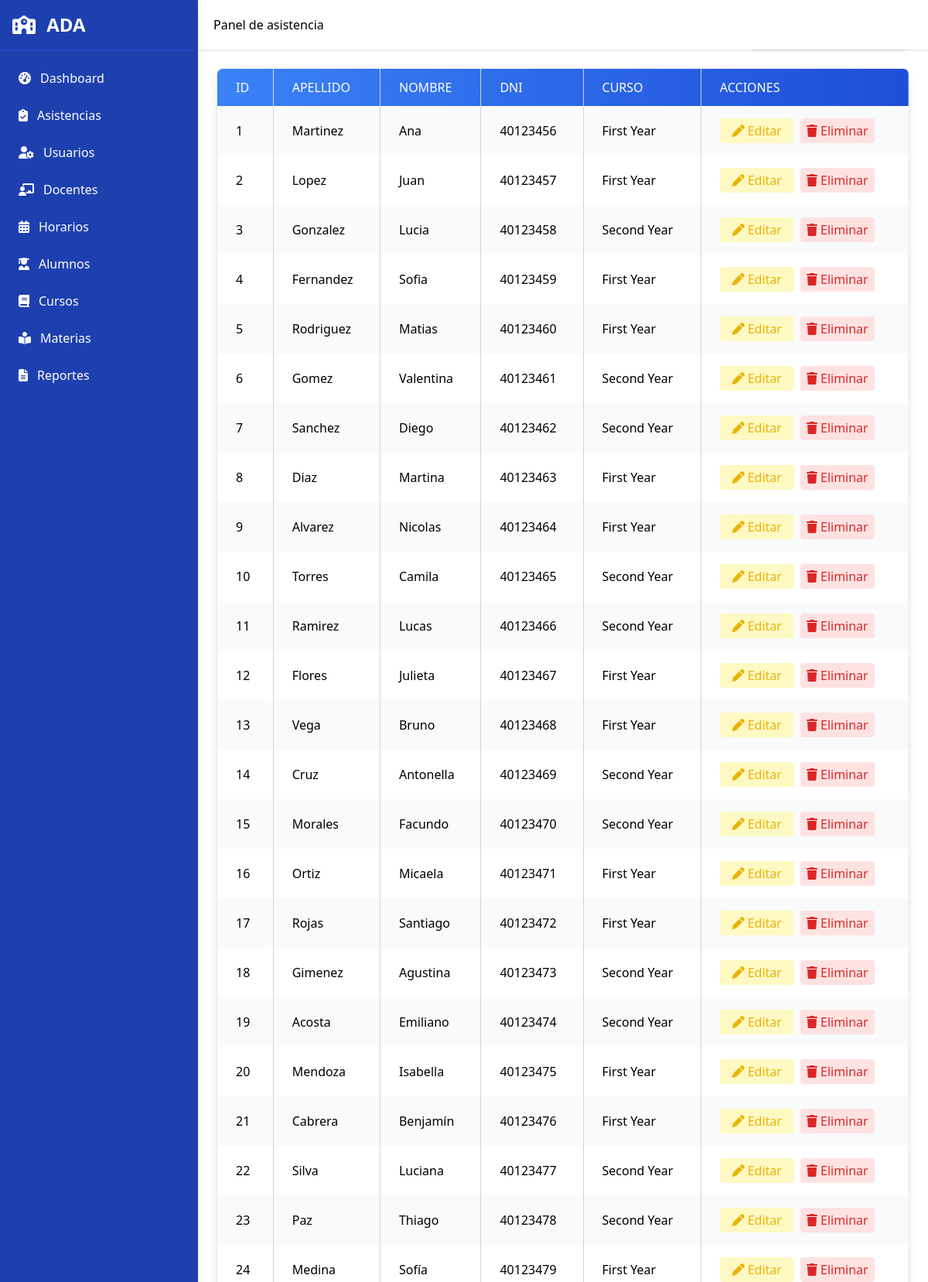
Page /students.php (upper part) on the committed database.
### tables this page shows
CREATE TABLE `students` (
  `student_id` int(11) NOT NULL,
  `last_name` varchar(50) NOT NULL,
  `first_name` varchar(100) NOT NULL,
  `course_id` int(11) NOT NULL,
  `DNI` int(50) DEFAULT NULL
);

CREATE TABLE `courses` (
  `course_id` int(11) NOT NULL,
  `name` varchar(100) NOT NULL,
  `description` text DEFAULT NULL,
  `year` int(11) NOT NULL,
  `shift` enum('morning','afternoon','night') NOT NULL
);

### students.php (the view, shortened to what this page needs)
<?php
include 'includes/header.php';
include 'includes/sidebar.php';
include 'includes/navbar.php';
include 'includes/conn.php';
?>
<div class="flex-1 md:ml-64 transition-all duration-300">
  <main class="pt-20 p-4 md:p-6">
    <div class="flex flex-col md:flex-row justify-between items-start md:items-center mb-6 gap-3 md:gap-0">
      <h1 class="text-3xl font-bold text-gray-800">Lista de Estudiantes</h1>
      <a href="javascript:void(0)" onclick="openModal('addStudentModal')" class="inline-flex items-center bg-blue-600 text-white px-5 py-2 rounded-lg shadow hover:bg-blue-700 transition w-full md:w-auto justify-center">
      </a>
    </div>
    <div class="overflow-x-auto rounded-lg shadow-lg border border-gray-200">
      <table class="min-w-full border-collapse">
        <thead class="bg-gradient-to-r from-blue-500 to-blue-700 text-white">
          <tr>
            <th class="px-4 md:px-6 py-3 border-r border-gray-300 text-left font-medium uppercase">ID</th>
            <th class="px-4 md:px-6 py-3 border-r border-gray-300 text-left font-medium uppercase">Apellido</th>
            <th class="px-4 md:px-6 py-3 border-r border-gray-300 text-left font-medium uppercase">Nombre</th>
            <th class="px-4 md:px-6 py-3 border-r border-gray-300 text-left font-medium uppercase">DNI</th>
            <th class="px-4 md:px-6 py-3 border-r border-gray-300 text-left font-medium uppercase">Curso</th>
            <th class="px-4 md:px-6 py-3 text-left font-medium uppercase">Acciones</th>
          </tr>
        </thead>
        <tbody>
          <?php
          try {
              $sql = "SELECT s.student_id, s.last_name, s.first_name, s.DNI, c.name AS course_name
                      FROM students s
                      LEFT JOIN courses c ON s.course_id = c.course_id
                      ORDER BY s.student_id ASC";
              $stmt = $conn->query($sql);
              $students = $stmt->fetchAll();
              if ($students) {
                  foreach ($students as $i => $student) {
                      $rowClass = $i % 2 === 0 ? 'bg-gray-50' : 'bg-white';
                      echo "<tr class='hover:bg-gray-100 {$rowClass}'>";
                      echo "<td class='px-4 md:px-6 py-4 border-r border-gray-300'>{$student['student_id']}</td>";
                      echo "<td class='px-4 md:px-6 py-4 border-r border-gray-300'>{$student['last_name']}</td>";
                      echo "<td class='px-4 md:px-6 py-4 border-r border-gray-300'>{$student['first_name']}</td>";
                      echo "<td class='px-4 md:px-6 py-4 border-r border-gray-300'>{$student['DNI']}</td>";
                      echo "<td class='px-4 md:px-6 py-4 border-r border-gray-300'>{$student['course_name']}</td>";
                      echo "<td class='px-4 md:px-6 py-4 flex flex-wrap gap-2'>";
                      echo "<a href='javascript:void(0)'
                              onclick='openEditModal(".json_encode($student).")'
                              class='text-yellow-500 hover:text-yellow-700 bg-yellow-100 px-3 py-1 rounded flex items-center justify-center w-24'>
                              <i class='fa-solid fa-pen mr-1'></i>Editar
                            </a>";
                      echo "<a href='students_back/delete_student.php?id={$student['student_id']}'
                              class='text-red-600 hover:text-red-800 bg-red-100 px-3 py-1 rounded flex items-center justify-center w-24'
                              onclick=\"return confirm('¿Estás seguro de eliminar este estudiante?')\">
                              <i class='fa-solid fa-trash mr-1'></i>Eliminar
                            </a>";
                      echo "</td>";
                      echo "</tr>";
                  }
              } else {
                  echo "<tr><td colspan='6' class='px-4 md:px-6 py-4 text-center text-gray-500'>No hay estudiantes registrados</td></tr>";
              }
          } catch (PDOException $e) {
              echo "<tr><td colspan='6' class='px-4 md:px-6 py-4 text-center text-red-600'>Error: {$e->getMessage()}</td></tr>";
          }
          ?>
        </tbody>
      </table>
    </div>
  </main>
</div>

### rows in the picture
students: student_id "1", last_name "Martinez", first_name "Ana", DNI "40123456", course.name "First Year"
students: student_id "2", last_name "Lopez", first_name "Juan", DNI "40123457", course.name "First Year"
students: student_id "3", last_name "Gonzalez", first_name "Lucia", DNI "40123458", course.name "Second Year"
students: student_id "4", last_name "Fernandez", first_name "Sofia", DNI "40123459", course.name "First Year"
students: student_id "5", last_name "Rodriguez", first_name "Matias", DNI "40123460", course.name "First Year"
students: student_id "6", last_name "Gomez", first_name "Valentina", DNI "40123461", course.name "Second Year"
students: student_id "7", last_name "Sanchez", first_name "Diego", DNI "40123462", course.name "Second Year"
students: student_id "8", last_name "Diaz", first_name "Martina", DNI "40123463", course.name "First Year"
students: student_id "9", last_name "Alvarez", first_name "Nicolas", DNI "40123464", course.name "First Year"
students: student_id "10", last_name "Torres", first_name "Camila", DNI "40123465", course.name "Second Year"
students: student_id "11", last_name "Ramirez", first_name "Lucas", DNI "40123466", course.name "Second Year"
students: student_id "12", last_name "Flores", first_name "Julieta", DNI "40123467", course.name "First Year"
students: student_id "13", last_name "Vega", first_name "Bruno", DNI "40123468", course.name "First Year"
students: student_id "14", last_name "Cruz", first_name "Antonella", DNI "40123469", course.name "Second Year"
students: student_id "15", last_name "Morales", first_name "Facundo", DNI "40123470", course.name "Second Year"
students: student_id "16", last_name "Ortiz", first_name "Micaela", DNI "40123471", course.name "First Year"
students: student_id "17", last_name "Rojas", first_name "Santiago", DNI "40123472", course.name "First Year"
students: student_id "18", last_name "Gimenez", first_name "Agustina", DNI "40123473", course.name "Second Year"
students: student_id "19", last_name "Acosta", first_name "Emiliano", DNI "40123474", course.name "Second Year"
students: student_id "20", last_name "Mendoza", first_name "Isabella", DNI "40123475", course.name "First Year"
students: student_id "21", last_name "Cabrera", first_name "Benjamín", DNI "40123476", course.name "First Year"
students: student_id "22", last_name "Silva", first_name "Luciana", DNI "40123477", course.name "Second Year"
students: student_id "23", last_name "Paz", first_name "Thiago", DNI "40123478", course.name "Second Year"
students: student_id "24", last_name "Medina", first_name "Sofía", DNI "40123479", course.name "First Year"
